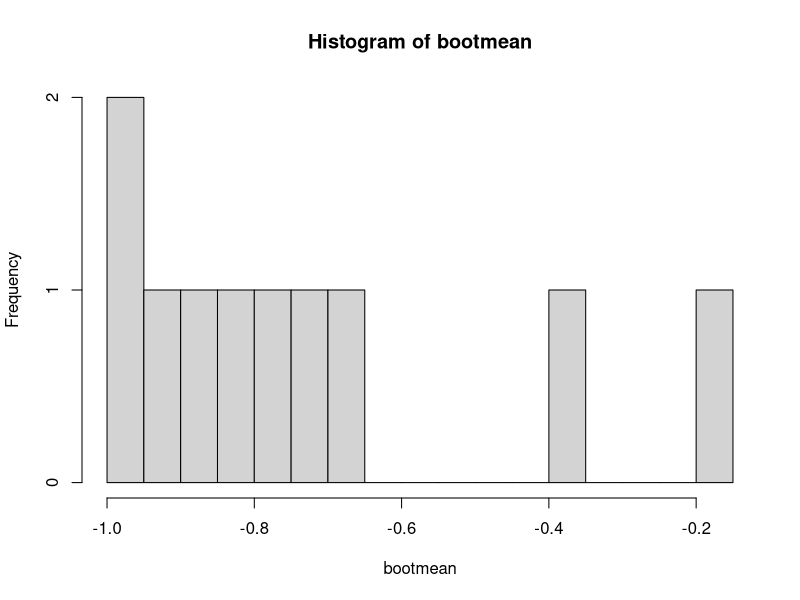
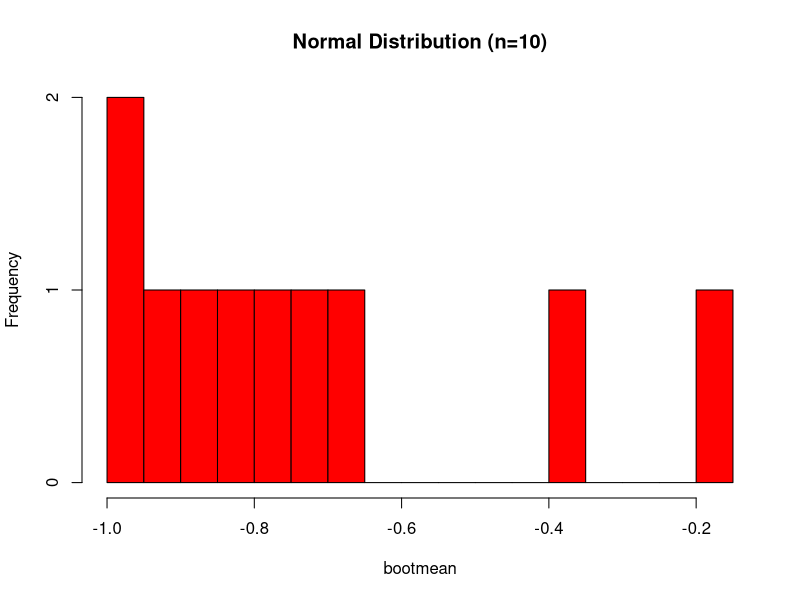
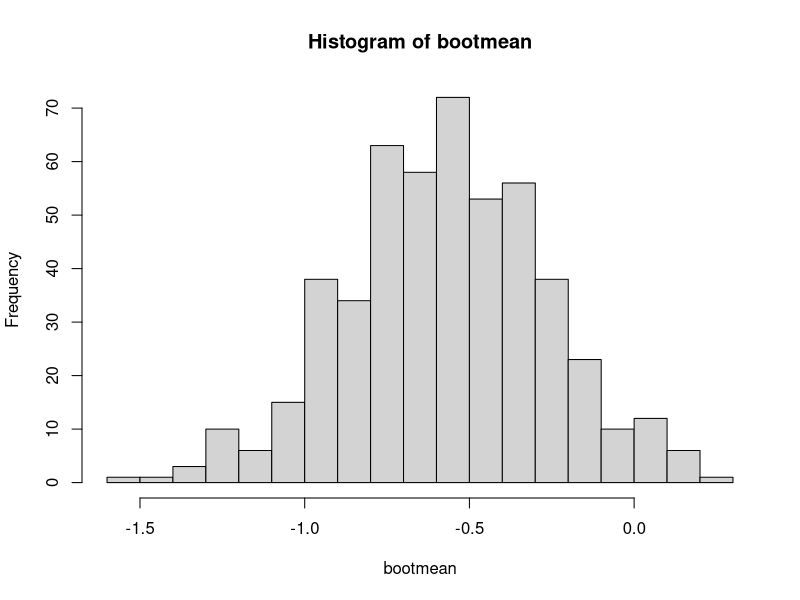
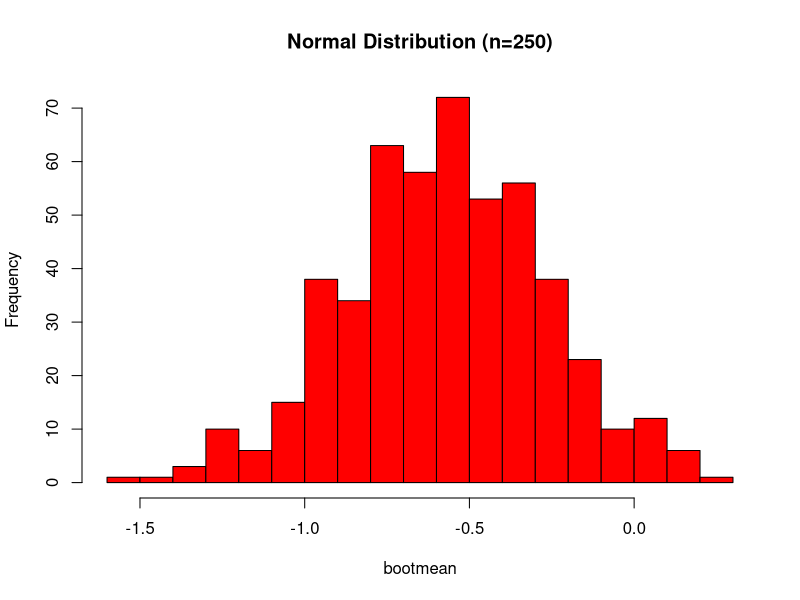
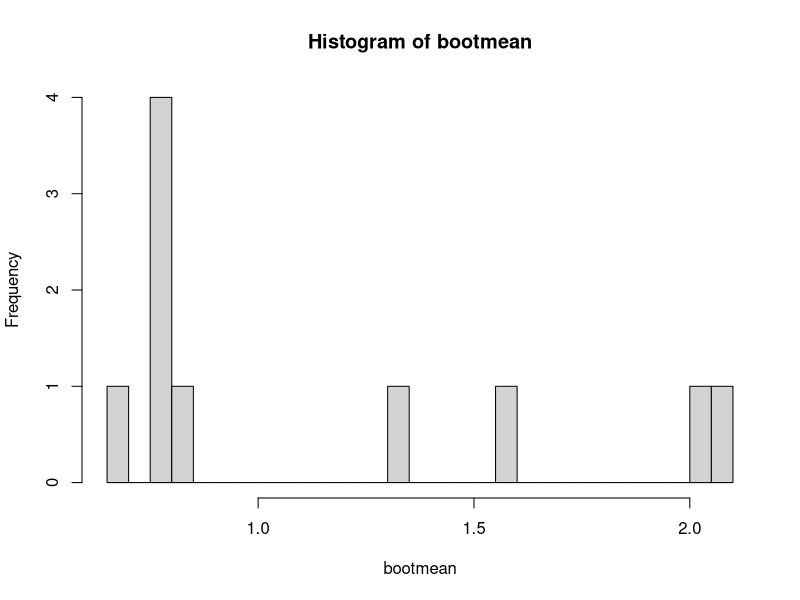
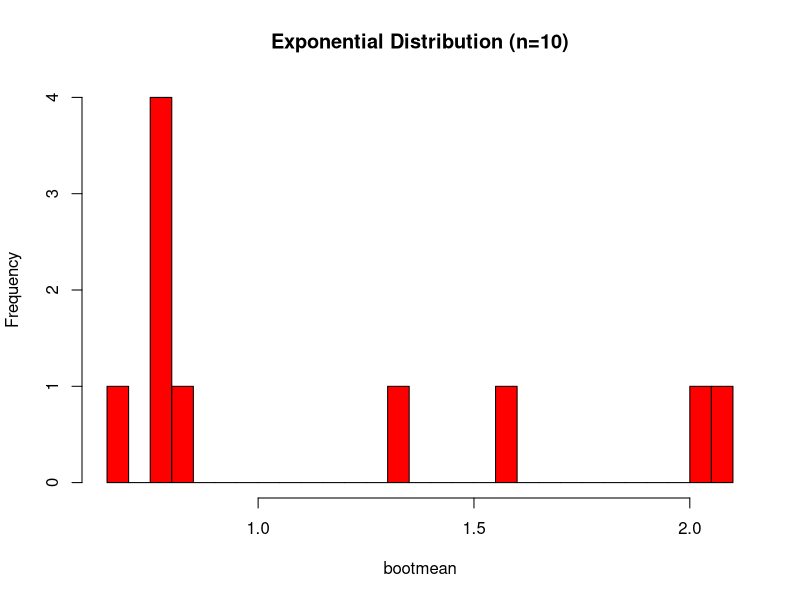
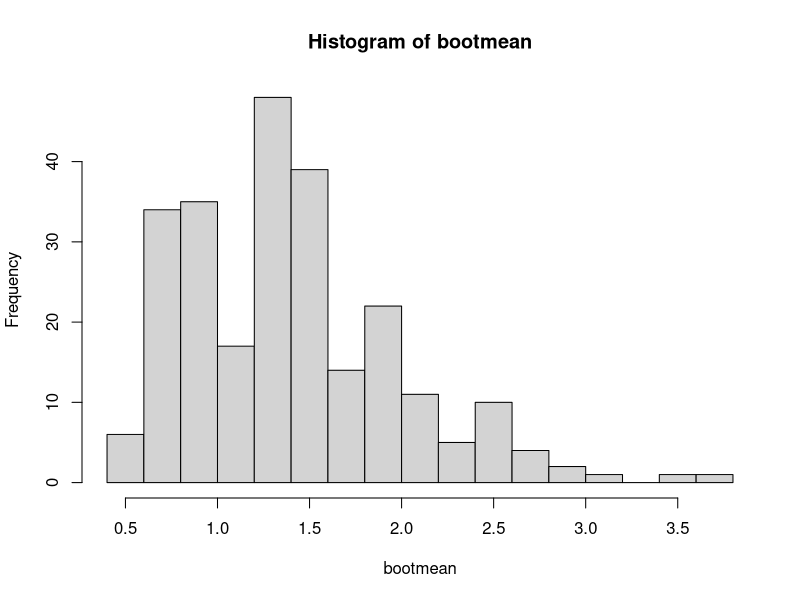
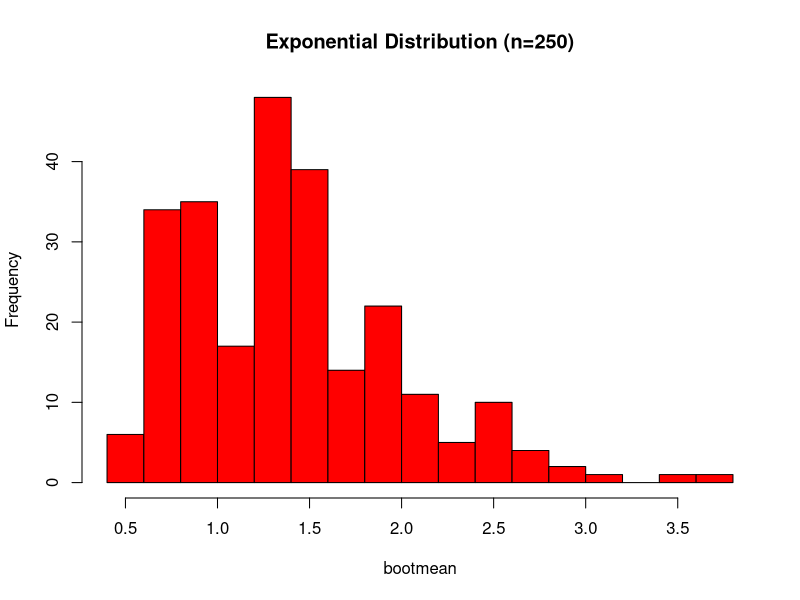

Reproduce these figures in R, in order.
## ---- chunk 1
# Create the normal distribution #
n <- 10
x <- rnorm(n)
x
## ---- chunk 2
# Variables #
R <- 10
bootmean <- numeric(R)

# Simulate the data by created a loop of R cycles of the orginal distribution #
for (i in 1:R) {
  bootsample <- sample(x, size=length(x), replace=TRUE)
  bootmean[i] <- mean(bootsample)
}

# Calculate the mean #
mean(bootmean)

# Plot histogram #
h <- hist(bootmean, breaks=20)
plot(h, col="red", main="Normal Distribution (n=10)")
## ---- chunk 3
# Variables #
R <- 500
bootmean <- numeric(R)

# Simulate the data #
for (i in 1:R) {
  bootsample <- sample(x, size=length(x), replace=TRUE)
  bootmean[i] <- mean(bootsample)
}

# Calculate the mean #
mean(bootmean)

# Plot histogram #
h <- hist(bootmean, breaks=20)
plot(h, col="red", main="Normal Distribution (n=250)")
## ---- chunk 4
# Create the exponential distribution #
n <- 10
y <- rexp(n)
y
## ---- chunk 5
# Variables #
R <- 10
bootmean <- numeric(R)

# Simulate the data #
for (i in 1:R) {
  bootsample <- sample(y, size=length(y), replace=TRUE)
  bootmean[i] <- mean(bootsample)
}

# Calculate the mean #
mean(bootmean)

# Plot histogram #
h <- hist(bootmean, breaks=20)
plot(h, col="red", main="Exponential Distribution (n=10)")
## ---- chunk 6
# Variables #
R <- 250
bootmean <- numeric(R)

# Simulate the data #
for (i in 1:R) {
  bootsample <- sample(y, size=length(y), replace=TRUE)
  bootmean[i] <- mean(bootsample)
}

# Calculate the mean #
mean(bootmean)

# Plot histogram #
h <- hist(bootmean, breaks=20)
plot(h, col="red", main="Exponential Distribution (n=250)")
